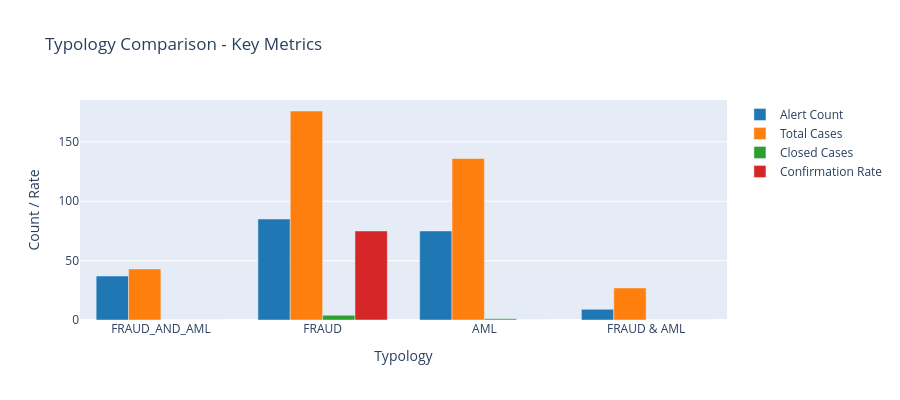

Notebook code for this chart:
### Markdown cell above
## 9. Compare Multiple Typologies Side-by-Side
Filter metrics by fraud typologies and enable dynamic comparison.

### Code cell
def get_typology_metrics(typology_name, start_date, end_date, alerts_df, cases_df, transactions_df):
    """Calculate metrics for a specific fraud typology"""
    
    # Filter alerts by typology
    typology_alerts = alerts_df.filter(F.col("alert_type_norm") == typology_name)
    typology_case_ids = typology_alerts.select("case_id").distinct()
    
    # Filter cases for this typology
    typology_cases = cases_df.join(typology_case_ids, "case_id", "inner")
    
    # Calculate metrics
    total_cases = typology_cases.count()
    open_cases = typology_cases.filter(
        ~F.col("status").like("%CLOSED%") & 
        ~F.col("status").like("%COMPLETE%") & 
        ~F.col("status").like("%DISPOSED%")
    ).count()
    
    closed_cases = typology_cases.filter(
        F.col("status").like("%CLOSED%") | 
        F.col("status").like("%COMPLETE%") | 
        F.col("status").like("%DISPOSED%")
    ).count()
    
    # Alert count
    alert_count = typology_alerts.select("alert_id").distinct().count()
    
    # Calculate MTTD for this typology
    closed_typology_cases = typology_cases.filter(
        (F.col("created_to_updated_ms") > 0) &
        (F.col("status").like("%CLOSED%") | 
         F.col("status").like("%COMPLETE%") | 
         F.col("status").like("%DISPOSED%"))
    )
    avg_mttd_ms = closed_typology_cases.agg(F.avg("created_to_updated_ms")).collect()[0][0]
    mttd_hours = (avg_mttd_ms / (1000 * 60 * 60)) if avg_mttd_ms else 0
    
    # Confirmation rate
    confirmed = typology_cases.filter(
        F.col("status") == "STATUS_82_CLOSED_CONFIRMED"
    ).count()
    confirmation_rate = (confirmed / closed_cases * 100) if closed_cases > 0 else 0
    
    # False positive rate
    false_positives = typology_alerts.filter(
        F.col("prediction_outcome_norm") == "FALSE_POSITIVE"
    ).count()
    false_positive_rate = (false_positives / alert_count * 100) if alert_count > 0 else 0
    
    return {
        "typology": typology_name,
        "total_cases": total_cases,
        "open_cases": open_cases,
        "closed_cases": closed_cases,
        "alert_count": alert_count,
        "mttd_hours": mttd_hours,
        "confirmation_rate": confirmation_rate,
        "false_positive_rate": false_positive_rate
    }

# Get available typologies from data
available_typologies = alerts.select("alert_type_norm").distinct().filter(
    F.col("alert_type_norm").isNotNull()
).rdd.flatMap(lambda x: x).collect()

print("\n" + "="*80)
print("TYPOLOGY COMPARISON")
print("="*80)
print(f"\nAvailable Typologies: {available_typologies}")

# Calculate metrics for all typologies
typology_metrics_list = []
for typology in available_typologies:
    try:
        metrics_dict = get_typology_metrics(typology, start_date, end_date, alerts, cases, transactions)
        typology_metrics_list.append(metrics_dict)
    except Exception as e:
        print(f"  Error processing {typology}: {str(e)}")

# Create comparison dataframe
typology_comparison = pd.DataFrame(typology_metrics_list)
print("\nTYPOLOGY COMPARISON TABLE")
print(typology_comparison.to_string(index=False))

# Visualization: Typology Comparison
fig_typology_comp = go.Figure()

metrics_to_plot = ['alert_count', 'total_cases', 'closed_cases', 'confirmation_rate']
colors = ['#1f77b4', '#ff7f0e', '#2ca02c', '#d62728']

for i, metric in enumerate(metrics_to_plot):
    fig_typology_comp.add_trace(go.Bar(
        x=typology_comparison['typology'],
        y=typology_comparison[metric],
        name=metric.replace('_', ' ').title(),
        marker={'color': colors[i]}
    ))

fig_typology_comp.update_layout(
    title="Typology Comparison - Key Metrics",
    xaxis_title="Typology",
    yaxis_title="Count / Rate",
    barmode='group',
    height=400
)
fig_typology_comp.show()

print("\n✓ Typology comparison complete!")

### Figure 1 — Plotly figure (JSON) as saved in the notebook; plotly's stock layout.template omitted (floating-point values rounded to 4 significant figures)
{"data": [{"marker": {"color": "#1f77b4"}, "name": "Alert Count", "type": "bar", "x": ["FRAUD_AND_AML", "FRAUD", "AML", "FRAUD & AML"], "y": [37, 85, 75, 9]}, {"marker": {"color": "#ff7f0e"}, "name": "Total Cases", "type": "bar", "x": ["FRAUD_AND_AML", "FRAUD", "AML", "FRAUD & AML"], "y": [43, 176, 136, 27]}, {"marker": {"color": "#2ca02c"}, "name": "Closed Cases", "type": "bar", "x": ["FRAUD_AND_AML", "FRAUD", "AML", "FRAUD & AML"], "y": [0, 4, 1, 0]}, {"marker": {"color": "#d62728"}, "name": "Confirmation Rate", "type": "bar", "x": ["FRAUD_AND_AML", "FRAUD", "AML", "FRAUD & AML"], "y": [0.0, 75.0, 0.0, 0.0]}], "layout": {"barmode": "group", "height": 400, "title": {"text": "Typology Comparison - Key Metrics"}, "xaxis": {"title": {"text": "Typology"}}, "yaxis": {"title": {"text": "Count / Rate"}}}}
